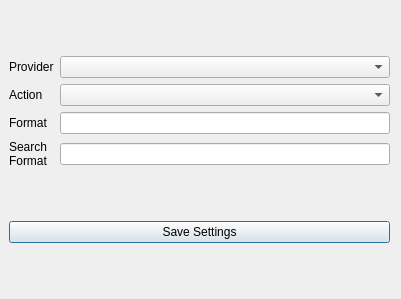
<?xml version="1.0" encoding="UTF-8"?>
<ui version="4.0">
 <class>Dialog</class>
 <widget class="QDialog" name="Dialog">
  <property name="geometry">
   <rect>
    <x>0</x>
    <y>0</y>
    <width>401</width>
    <height>299</height>
   </rect>
  </property>
  <property name="windowTitle">
   <string>Settings</string>
  </property>
  <widget class="QWidget" name="verticalLayoutWidget">
   <property name="geometry">
    <rect>
     <x>9</x>
     <y>9</y>
     <width>381</width>
     <height>281</height>
    </rect>
   </property>
   <layout class="QVBoxLayout" name="mainLayout">
    <item>
     <layout class="QGridLayout" name="editLayout">
      <item row="2" column="0">
       <widget class="QLabel" name="formatLabel">
        <property name="text">
         <string>Format</string>
        </property>
       </widget>
      </item>
      <item row="0" column="1">
       <widget class="QComboBox" name="providerBox"/>
      </item>
      <item row="2" column="1">
       <widget class="QLineEdit" name="formatEdit"/>
      </item>
      <item row="1" column="1">
       <widget class="QComboBox" name="actionBox"/>
      </item>
      <item row="1" column="0">
       <widget class="QLabel" name="actionLabel">
        <property name="text">
         <string>Action</string>
        </property>
       </widget>
      </item>
      <item row="0" column="0">
       <widget class="QLabel" name="providerLabel">
        <property name="text">
         <string>Provider</string>
        </property>
       </widget>
      </item>
      <item row="3" column="0">
       <widget class="QLabel" name="searchLabel">
        <property name="text">
         <string>&lt;html&gt;&lt;head/&gt;&lt;body&gt;&lt;p&gt;Search&lt;br/&gt;Format&lt;/p&gt;&lt;/body&gt;&lt;/html&gt;</string>
        </property>
       </widget>
      </item>
      <item row="3" column="1">
       <widget class="QLineEdit" name="searchEdit"/>
      </item>
     </layout>
    </item>
    <item>
     <widget class="QPushButton" name="saveButton">
      <property name="text">
       <string>Save Settings</string>
      </property>
     </widget>
    </item>
   </layout>
  </widget>
 </widget>
 <resources/>
 <connections/>
</ui>
